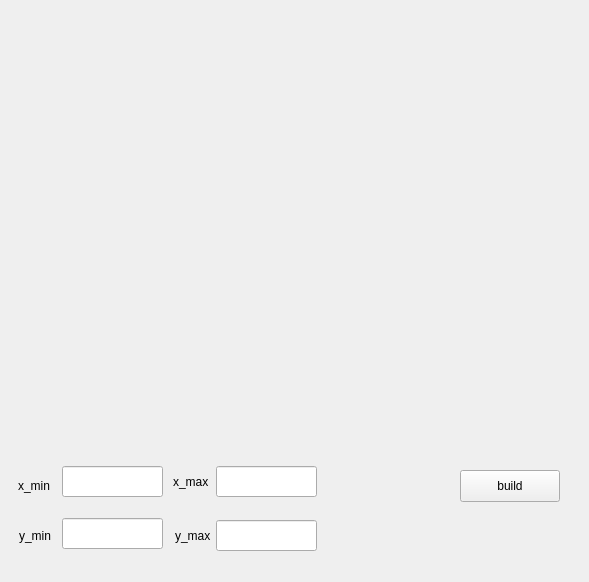
<?xml version="1.0" encoding="UTF-8"?>
<ui version="4.0">
    <class>Custom_graph</class>
    <widget class="QWidget" name="Custom_graph">
        <property name="geometry">
            <rect>
                <x>0</x>
                <y>0</y>
                <width>589</width>
                <height>582</height>
            </rect>
        </property>
        <property name="windowTitle">
            <string>Graph</string>
        </property>
        <widget class="QCustomPlot" name="widget" native="true">
            <property name="geometry">
                <rect>
                    <x>19</x>
                    <y>19</y>
                    <width>541</width>
                    <height>431</height>
                </rect>
            </property>
        </widget>
        <widget class="QPushButton" name="button_rebuild">
            <property name="geometry">
                <rect>
                    <x>460</x>
                    <y>470</y>
                    <width>100</width>
                    <height>32</height>
                </rect>
            </property>
            <property name="text">
                <string>build</string>
            </property>
        </widget>
        <widget class="QLabel" name="label">
            <property name="geometry">
                <rect>
                    <x>18</x>
                    <y>470</y>
                    <width>41</width>
                    <height>31</height>
                </rect>
            </property>
            <property name="text">
                <string>x_min</string>
            </property>
        </widget>
        <widget class="QLabel" name="label_2">
            <property name="geometry">
                <rect>
                    <x>19</x>
                    <y>520</y>
                    <width>41</width>
                    <height>31</height>
                </rect>
            </property>
            <property name="text">
                <string>y_min</string>
            </property>
        </widget>
        <widget class="QLabel" name="label_3">
            <property name="geometry">
                <rect>
                    <x>175</x>
                    <y>520</y>
                    <width>41</width>
                    <height>31</height>
                </rect>
            </property>
            <property name="text">
                <string>y_max</string>
            </property>
        </widget>
        <widget class="QLabel" name="label_4">
            <property name="geometry">
                <rect>
                    <x>173</x>
                    <y>466</y>
                    <width>41</width>
                    <height>31</height>
                </rect>
            </property>
            <property name="text">
                <string>x_max</string>
            </property>
        </widget>
        <widget class="QLineEdit" name="input_x_min">
            <property name="geometry">
                <rect>
                    <x>62</x>
                    <y>466</y>
                    <width>101</width>
                    <height>31</height>
                </rect>
            </property>
        </widget>
        <widget class="QLineEdit" name="input_y_min">
            <property name="geometry">
                <rect>
                    <x>62</x>
                    <y>518</y>
                    <width>101</width>
                    <height>31</height>
                </rect>
            </property>
        </widget>
        <widget class="QLineEdit" name="input_x_max">
            <property name="geometry">
                <rect>
                    <x>216</x>
                    <y>466</y>
                    <width>101</width>
                    <height>31</height>
                </rect>
            </property>
        </widget>
        <widget class="QLineEdit" name="input_y_max">
            <property name="geometry">
                <rect>
                    <x>216</x>
                    <y>520</y>
                    <width>101</width>
                    <height>31</height>
                </rect>
            </property>
        </widget>
    </widget>
    <customwidgets>
        <customwidget>
            <class>QCustomPlot</class>
            <extends>QWidget</extends>
            <header>qcustomplot.h</header>
            <container>1</container>
        </customwidget>
    </customwidgets>
    <resources/>
    <connections/>
</ui>
